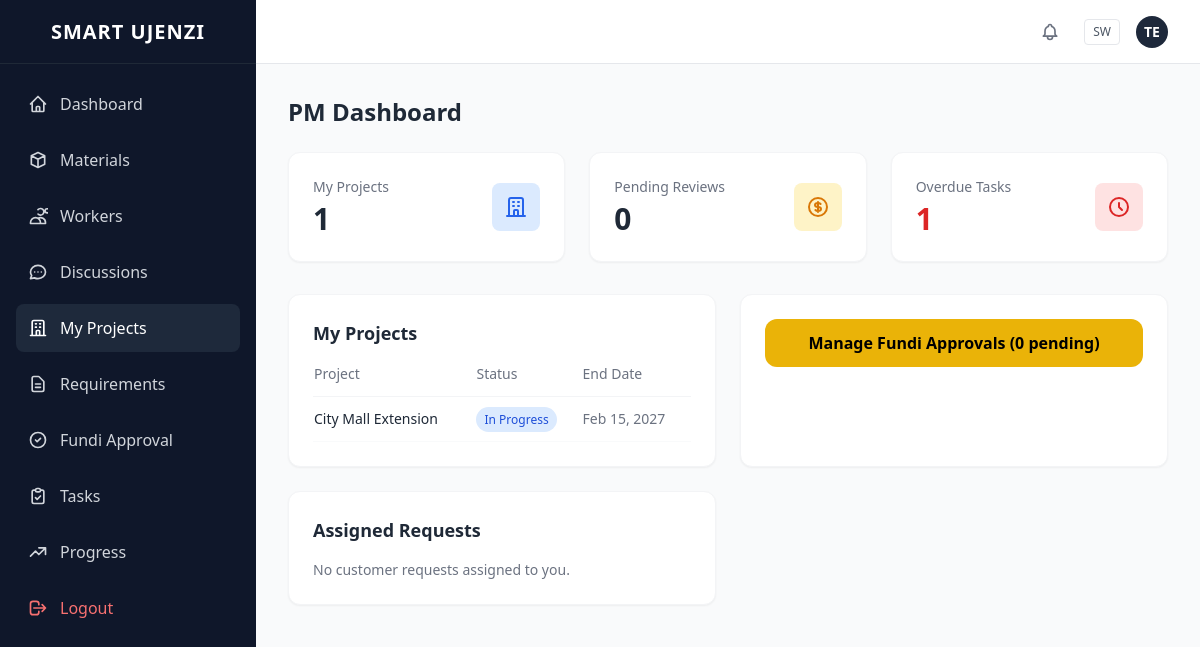
Screenshot of /pm/dashboard.php (signed in) with the database file from the repository.
### tables this page shows
CREATE TABLE projects (
    id INT AUTO_INCREMENT PRIMARY KEY,
    name VARCHAR(255) NOT NULL,
    description TEXT,
    status VARCHAR(50) DEFAULT 'Pending',
    project_manager_id INT,
    customer_id INT,
    start_date DATE,
    end_date DATE,
    FOREIGN KEY(project_manager_id) REFERENCES users(id)
);

### includes/config.php (called while the page is built, shortened)
<?php
function getDB(): PDO {
    static $pdo = null;
    if ($pdo === null) {
        try {
            $dsn = DB_SOCKET && DB_USER === ''
                ? "mysql:unix_socket=" . DB_SOCKET . ";dbname=" . DB_NAME . ";charset=utf8mb4"
                : "mysql:host=" . DB_HOST . ";dbname=" . DB_NAME . ";charset=utf8mb4";
            $pdo = new PDO($dsn, DB_USER, DB_PASS, [
                PDO::ATTR_ERRMODE => PDO::ERRMODE_EXCEPTION,
                PDO::ATTR_DEFAULT_FETCH_MODE => PDO::FETCH_ASSOC,
            ]);
        } catch (PDOException $e) {
            if (APP_ENV === 'production') {
                die('Database connection failed. Please check your configuration.');
            }
            throw $e;
        }
    }
    return $pdo;
}

### includes/functions.php (called while the page is built, shortened)
<?php
require_once __DIR__ . '/config.php';
function runQuery(string $sql, array $params = []): array {
    $stmt = getDB()->prepare($sql);
    $stmt->execute($params);
    return $stmt->fetchAll();
}

### pm/dashboard.php (the view, shortened to what this page needs)
<?php
require_once __DIR__ . '/../includes/functions.php';
require_once __DIR__ . '/../includes/header.php';
$userId = $_SESSION['user_id'];
$projectCount = runQuery("SELECT COUNT(*) as c FROM projects WHERE project_manager_id = ?", [$userId])[0]['c'];
$pendingRequests = runQuery("SELECT COUNT(*) as c FROM users WHERE role = 'fundi' AND approved = 0")[0]['c'];
$tasksDue = runQuery("SELECT COUNT(*) as c FROM tasks t JOIN projects p ON t.project_id = p.id WHERE p.project_manager_id = ? AND t.deadline < CURDATE() AND t.status != 'Completed'", [$userId])[0]['c'];
$myProjects = runQuery("SELECT * FROM projects WHERE project_manager_id = ? ORDER BY status, start_date DESC", [$userId]);
$myRequests = runQuery("SELECT cr.*, u.name as client_name, c.name as company_name FROM customer_requests cr JOIN users u ON cr.customer_id = u.id LEFT JOIN companies c ON cr.company_id = c.id WHERE cr.assigned_pm_id = ? ORDER BY cr.id DESC", [$userId]);
?>
<div class="grid grid-cols-1 md:grid-cols-3 gap-6 mb-8">
    <div class="bg-white rounded-xl shadow-sm border border-gray-100 p-6">
        <div class="flex items-center justify-between">
            <div>
                <p class="text-sm text-gray-500">My Projects</p>
                <p class="text-3xl font-bold text-gray-800 mt-1"><?= $projectCount ?></p>
            </div>
            <div class="w-12 h-12 bg-blue-100 rounded-lg flex items-center justify-center text-blue-600">
                <svg class="w-6 h-6" fill="none" stroke="currentColor" viewBox="0 0 24 24"><path stroke-linecap="round" stroke-linejoin="round" stroke-width="2" d="M19 21V5a2 2 0 00-2-2H7a2 2 0 00-2 2v16m14 0h2m-2 0h-5m-9 0H3m2 0h5M9 7h1m-1 4h1m4-4h1m-1 4h1m-5 10v-5a1 1 0 011-1h2a1 1 0 011 1v5m-4 0h4"/></svg>
            </div>
        </div>
    </div>
    <div class="bg-white rounded-xl shadow-sm border border-gray-100 p-6">
        <div class="flex items-center justify-between">
            <div>
                <p class="text-sm text-gray-500">Pending Reviews</p>
                <p class="text-3xl font-bold text-gray-800 mt-1"><?= $pendingRequests ?></p>
            </div>
            <div class="w-12 h-12 bg-amber-100 rounded-lg flex items-center justify-center text-amber-600">
            </div>
        </div>
    </div>
    <div class="bg-white rounded-xl shadow-sm border border-gray-100 p-6">
        <div class="flex items-center justify-between">
            <div>
                <p class="text-sm text-gray-500">Overdue Tasks</p>
                <p class="text-3xl font-bold text-red-600 mt-1"><?= $tasksDue ?></p>
            </div>
            <div class="w-12 h-12 bg-red-100 rounded-lg flex items-center justify-center text-red-600">
                <svg class="w-6 h-6" fill="none" stroke="currentColor" viewBox="0 0 24 24"><path stroke-linecap="round" stroke-linejoin="round" stroke-width="2" d="M12 8v4l3 3m6-3a9 9 0 11-18 0 9 9 0 0118 0z"/></svg>
            </div>
        </div>
    </div>
</div>
<div class="grid grid-cols-1 lg:grid-cols-2 gap-6 mb-8">
    <div class="bg-white rounded-xl shadow-sm border border-gray-100 p-6">
        <h3 class="text-lg font-bold text-gray-800 mb-4">My Projects</h3>
        <?php if (empty($myProjects)): ?>
            <p class="text-gray-500 text-sm">No projects assigned to you yet.</p>
        <?php else: ?>
            <div class="overflow-x-auto">
                <table class="w-full text-sm">
                    <thead>
                        <tr class="text-left text-gray-500 border-b border-gray-100">
                            <th class="pb-3 font-medium">Project</th>
                            <th class="pb-3 font-medium">Status</th>
                            <th class="pb-3 font-medium">End Date</th>
                        </tr>
                    </thead>
                    <tbody>
                        <?php foreach ($myProjects as $p): ?>
                        <tr class="border-b border-gray-50">
                            <td class="py-3 text-gray-800 font-medium"><?= htmlspecialchars($p['name']) ?></td>
                            <td class="py-3">
                                <span class="px-2 py-1 text-xs rounded-full <?= $p['status'] === 'Completed' ? 'bg-green-100 text-green-700' : ($p['status'] === 'Ongoing' || $p['status'] === 'In Progress' ? 'bg-blue-100 text-blue-700' : ($p['status'] === 'Pending' ? 'bg-yellow-100 text-yellow-700' : 'bg-gray-100 text-gray-700')) ?>"><?= $p['status'] ?></span>
                            </td>
                            <td class="py-3 text-gray-500"><?= isset($p['end_date']) ? date('M j, Y', strtotime($p['end_date'])) : 'N/A' ?></td>
                        </tr>
                        <?php endforeach; ?>
                    </tbody>
                </table>
            </div>
        <?php endif; ?>
    </div>
    <div class="bg-white rounded-xl shadow-sm border border-gray-100 p-6 text-center">
        <a href="fundi-approve.php" class="inline-block w-full bg-yellow-500 hover:bg-yellow-600 text-black font-semibold px-6 py-3 rounded-xl transition-colors">
            Manage Fundi Approvals (<?= $pendingRequests ?> pending)
        </a>
    </div>
    <div class="bg-white rounded-xl shadow-sm border border-gray-100 p-6">
        <h3 class="text-lg font-bold text-gray-800 mb-4">Assigned Requests</h3>
        <?php if (empty($myRequests)): ?>
            <p class="text-gray-500 text-sm">No customer requests assigned to you.</p>
        <?php endif; ?>
    </div>
</div>
<?php require_once __DIR__ . '/../includes/footer.php'; ?>

### rows the page displays
projects: name "City Mall Extension", status "In Progress", end_date "Feb 15, 2027"

### other values shown
$item['name'] "Dashboard"
$item['name'] "Materials"
$item['name'] "Workers"
$item['name'] "Discussions"
$item['name'] "My Projects"
$item['name'] "Requirements"
$item['name'] "Fundi Approval"
$item['name'] "Tasks"
$item['name'] "Progress"
substr($userName, 0, 2) "TE"
$pageTitle "PM Dashboard"
$projectCount "1"
$pendingRequests "0"
$tasksDue "1"
